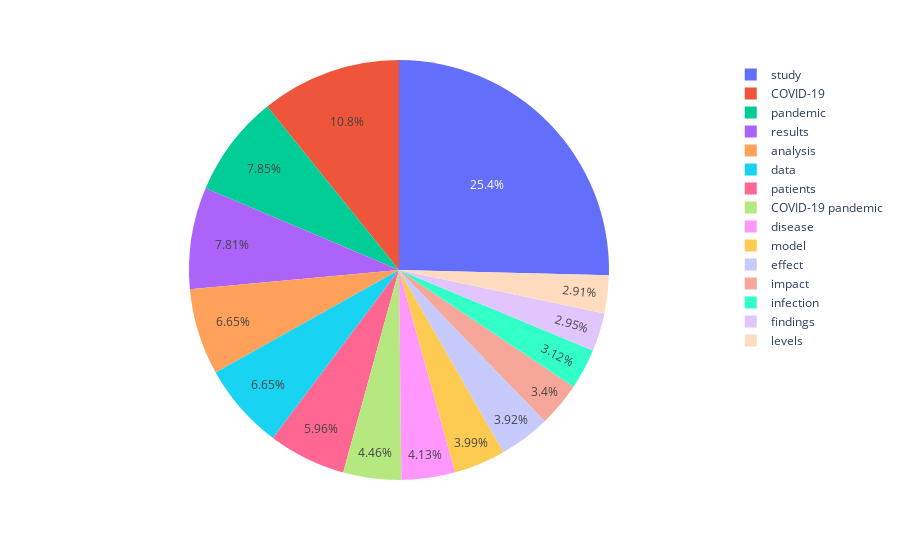

Write notebook code for a chart like this one.
### Markdown cell above
### 2021

### Code cell
df_select = select_df(df_cncpt, 'International', 2021)
fig = px.pie(df_select, values='values', names='concept')
fig.show()

### Figure 1 — Plotly figure (JSON) as saved in the notebook; plotly's stock layout.template omitted (floating-point values rounded to 4 significant figures)
{"data": [{"domain": {"x": [0, 1], "y": [0, 1]}, "hovertemplate": "concept=%{label}<br>value=%{value}<extra></extra>", "labels": ["study", "COVID-19", "pandemic", "results", "analysis", "data", "patients", "COVID-19 pandemic", "disease", "model", "effect", "impact", "infection", "findings", "levels"], "legendgroup": "", "name": "", "showlegend": true, "type": "pie", "values": [243500000.0, 103400000.0, 75180000.0, 74890000.0, 63770000.0, 63680000.0, 57150000.0, 42750000.0, 39530000.0, 38200000.0, 37550000.0, 32590000.0, 29930000.0, 28280000.0, 27870000.0]}], "layout": {"legend": {"tracegroupgap": 0}, "margin": {"t": 60}}}
